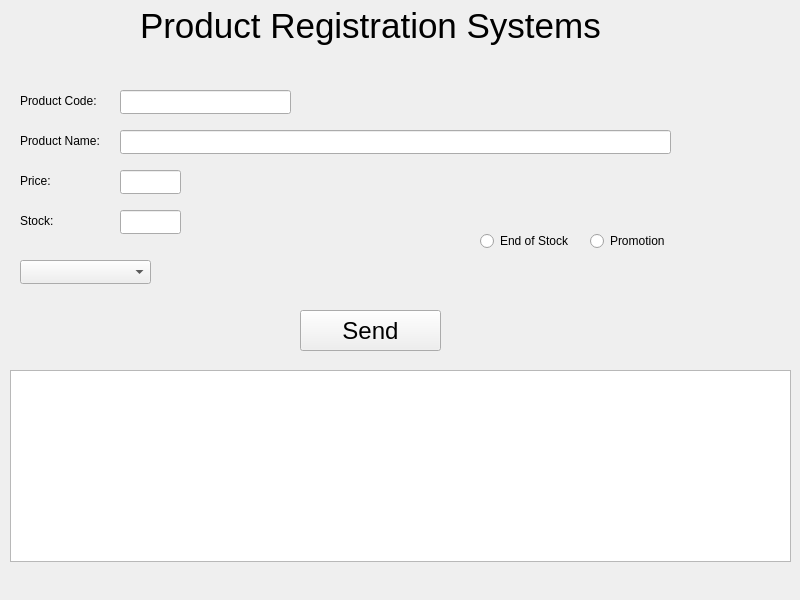
<?xml version="1.0" encoding="UTF-8"?>
<ui version="4.0">
 <class>Widget</class>
 <widget class="QWidget" name="Widget">
  <property name="geometry">
   <rect>
    <x>0</x>
    <y>0</y>
    <width>800</width>
    <height>600</height>
   </rect>
  </property>
  <property name="windowTitle">
   <string>Widget</string>
  </property>
  <widget class="QTreeView" name="treeView">
   <property name="geometry">
    <rect>
     <x>10</x>
     <y>370</y>
     <width>781</width>
     <height>192</height>
    </rect>
   </property>
  </widget>
  <widget class="QLineEdit" name="lineEdit">
   <property name="geometry">
    <rect>
     <x>120</x>
     <y>90</y>
     <width>171</width>
     <height>24</height>
    </rect>
   </property>
  </widget>
  <widget class="QLabel" name="label">
   <property name="geometry">
    <rect>
     <x>20</x>
     <y>90</y>
     <width>101</width>
     <height>21</height>
    </rect>
   </property>
   <property name="text">
    <string>Product Code:</string>
   </property>
  </widget>
  <widget class="QLineEdit" name="lineEdit_2">
   <property name="geometry">
    <rect>
     <x>120</x>
     <y>130</y>
     <width>551</width>
     <height>24</height>
    </rect>
   </property>
  </widget>
  <widget class="QLabel" name="label_2">
   <property name="geometry">
    <rect>
     <x>20</x>
     <y>130</y>
     <width>101</width>
     <height>21</height>
    </rect>
   </property>
   <property name="text">
    <string>Product Name:</string>
   </property>
  </widget>
  <widget class="QLineEdit" name="lineEdit_3">
   <property name="geometry">
    <rect>
     <x>120</x>
     <y>170</y>
     <width>61</width>
     <height>24</height>
    </rect>
   </property>
   <property name="text">
    <string/>
   </property>
  </widget>
  <widget class="QLabel" name="label_3">
   <property name="geometry">
    <rect>
     <x>20</x>
     <y>170</y>
     <width>101</width>
     <height>21</height>
    </rect>
   </property>
   <property name="text">
    <string>Price:</string>
   </property>
  </widget>
  <widget class="QLineEdit" name="lineEdit_4">
   <property name="geometry">
    <rect>
     <x>120</x>
     <y>210</y>
     <width>61</width>
     <height>24</height>
    </rect>
   </property>
  </widget>
  <widget class="QLabel" name="label_4">
   <property name="geometry">
    <rect>
     <x>20</x>
     <y>210</y>
     <width>101</width>
     <height>21</height>
    </rect>
   </property>
   <property name="text">
    <string>Stock:</string>
   </property>
  </widget>
  <widget class="QPushButton" name="pushButton">
   <property name="geometry">
    <rect>
     <x>300</x>
     <y>310</y>
     <width>141</width>
     <height>41</height>
    </rect>
   </property>
   <property name="font">
    <font>
     <pointsize>18</pointsize>
    </font>
   </property>
   <property name="text">
    <string>Send</string>
   </property>
  </widget>
  <widget class="QRadioButton" name="radioButton">
   <property name="geometry">
    <rect>
     <x>480</x>
     <y>230</y>
     <width>91</width>
     <height>22</height>
    </rect>
   </property>
   <property name="text">
    <string>End of Stock</string>
   </property>
  </widget>
  <widget class="QComboBox" name="comboBox">
   <property name="geometry">
    <rect>
     <x>20</x>
     <y>260</y>
     <width>131</width>
     <height>24</height>
    </rect>
   </property>
   <item>
    <property name="text">
     <string/>
    </property>
   </item>
   <item>
    <property name="text">
     <string>Computing</string>
    </property>
   </item>
   <item>
    <property name="text">
     <string>Home Appliance</string>
    </property>
   </item>
   <item>
    <property name="text">
     <string>Games</string>
    </property>
   </item>
  </widget>
  <widget class="QRadioButton" name="radioButton_2">
   <property name="geometry">
    <rect>
     <x>590</x>
     <y>230</y>
     <width>91</width>
     <height>22</height>
    </rect>
   </property>
   <property name="text">
    <string>Promotion</string>
   </property>
  </widget>
  <widget class="QLabel" name="label_5">
   <property name="geometry">
    <rect>
     <x>140</x>
     <y>0</y>
     <width>521</width>
     <height>51</height>
    </rect>
   </property>
   <property name="font">
    <font>
     <pointsize>26</pointsize>
    </font>
   </property>
   <property name="text">
    <string>Product Registration Systems</string>
   </property>
  </widget>
 </widget>
 <resources/>
 <connections/>
</ui>
